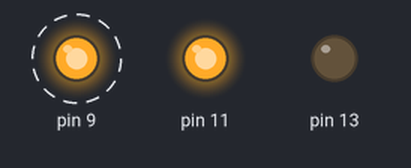
Bench run of a sketch on a simulated Arduino Uno, built with avr-gcc and run on an emulated ATmega328P. Parts: output pins drawn as LEDs (lit = HIGH). Dashed ring = blinking.

Above: at 3.0 s.
At 5.0 s:
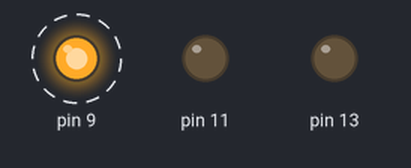
Timing chart, 0 to 7.8 s (numbered marks = the images above):
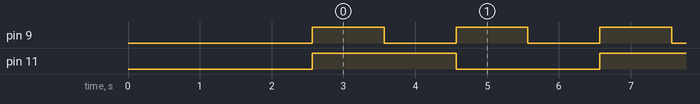

The sketch:

timer.ino
```cpp
class Timer
{
  private:
    unsigned long lastTime;  // the latest time had doing Func( )
    void (*Func) (void);
    void (*backupFunc) (void);  // backup Func for start( )
    unsigned long T_int;   // interval in ms, can be set as in us (optional)

  public:
    Timer(void (*userFunc)(), unsigned long T, int isTinUs=0)
    {
      Func = backupFunc = userFunc;  // save the function pointer
      T_int = T * 1000;
      if(isTinUs !=0) T_int = T;   // T is in micro second as per unit
      lastTime = 0;  // initialization should be in constructor
      lastTime = -T_int; // compatible with Original version
    }

    void check()
    {
      if( Func == 0 ) return;  // no function pointer
      unsigned long _micros = micros( ); // Local variable could be in Register
      //  Note that ( _micros = micros() < Time)  means  ( _micros = ( micros()  < Time ) )
      // BTW, check roll over is actually NOT NECESSARY; by tsaiwn@cs.nctu.edu.tw
      if (_micros - lastTime >= T_int)
      {
        lastTime = _micros;  // latest time doing Func( )
        Func();
      }
    }// check(
    void start( ) {  // first run of doing Func( )
      if(Func == 0) Func = backupFunc;  // restore after .stop( )
      lastTime = micros( );  // latest time doing Func( )
      Func();   // First run
    } // start(
    void stop( ) {  // stop the scheduled Func  (userFunc)
      Func = 0;  // set as NULL
    } // stop(
};

Timer T1(Blink1, 88000, 38); // 88000us (NOT ms) since 38 is NOT 0
Timer T2(Blink2, 1000);  // 1000ms
Timer T3(Blink3, 2000); // 2000ms

void setup()
{
  // put your setup code here, to run once:
  pinMode(13, OUTPUT);
  pinMode(11, OUTPUT);
  pinMode(9, OUTPUT);
  T1.start( )    ; // optional to use the .start( ) function
  delay(2568); // On Purpose for you  to compare T1 vs. T2, T3
}

void loop()
{
  // put your main code here, to() run repeatedly:
  T1.check();
  T2.check();
  T3.check();
}

void Blink1()
{

}

void Blink2()
{
  digitalWrite(9, !digitalRead(9));
}

void Blink3()
{
  digitalWrite(11, !digitalRead(11));
}
```

Measured:
- by itself, pin 9: alternates HIGH for 1.0 s and LOW for 1.0 s
- by itself, pin 11: alternates HIGH for 2.0 s and LOW for 2.0 s
